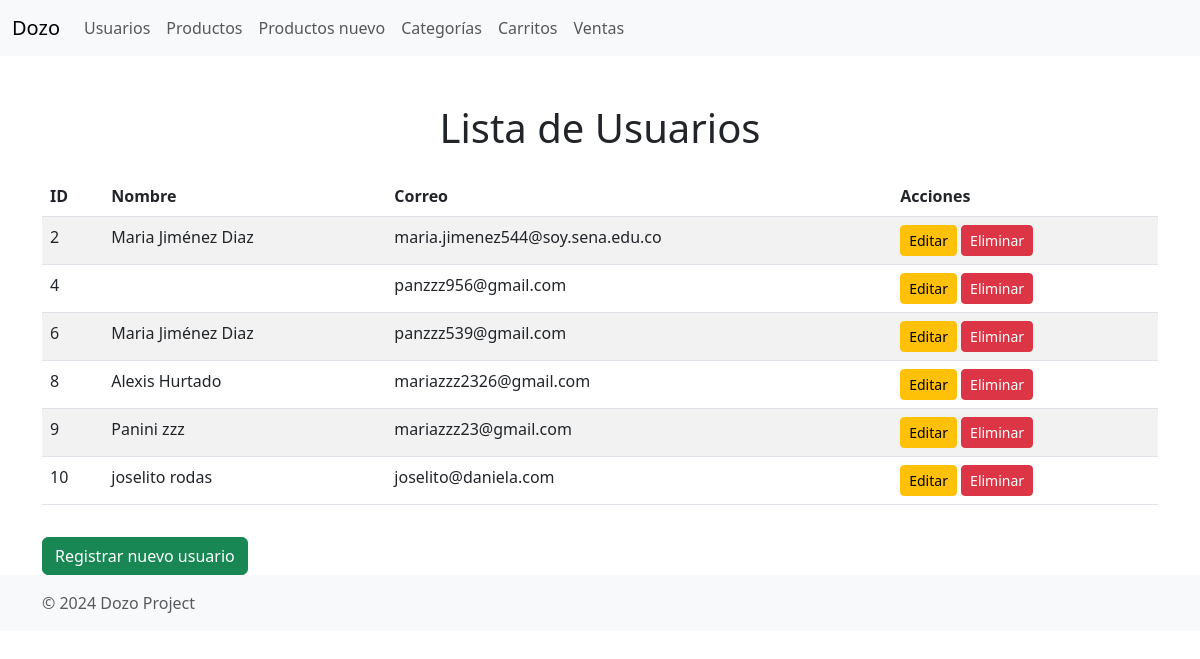
/users/, run on the app's committed database.
### Dozo/models.py (models this page shows, shortened)
class CustomUser(AbstractUser):
    ROLE_CHOICES = [
        ('admin', 'Admin'),
        ('user', 'User'),
    ]
    email = models.EmailField(unique=True, verbose_name="Correo Electrónico")
    first_name = models.CharField(max_length=30, verbose_name="Nombre")
    last_name = models.CharField(max_length=30, verbose_name="Apellido")
    telefono = models.CharField(max_length=30, verbose_name="Telefono")
    department = models.CharField(max_length=100, blank=True, null=True, verbose_name="Departamento")
    city = models.CharField(max_length=100, blank=True, null=True, verbose_name="Ciudad")
    address = models.TextField(blank=True, null=True, verbose_name="Dirección")
    postal_code = models.CharField(max_length=20, blank=True, null=True, verbose_name="Código Postal")
    role = models.CharField(max_length=10, choices=ROLE_CHOICES, default=' ')
    groups = models.ManyToManyField(
        'auth.Group',
        related_name='customuser_set',
        blank=True,
        help_text='Los grupos a los que pertenece este usuario. El usuario obtendrá todos los permisos otorgados a cada uno de sus grupos.',
        related_query_name='customuser',
    )
    user_permissions = models.ManyToManyField(
        'auth.Permission',
        related_name='customuser_set',
        blank=True,
        help_text='Permisos específicos para este usuario.',
        related_query_name='customuser')

### Dozo/views.py (the view)
# urls.py: path('users/', views.mostrar_user, name='mostrar_user'),
def mostrar_user(request):
    users = CustomUser.objects.all()
    return render(request, 'mostrar_user.html', {
        'users': users
    })

### Dozo/templates/mostrar_user.html (shortened to what this page needs)
<!DOCTYPE html>
<html lang="en">
<head>
    <link href="https://cdn.jsdelivr.net/npm/bootstrap@5.3.0/dist/css/bootstrap.min.css" rel="stylesheet">
</head>
<body>
    <nav class="navbar navbar-expand-lg navbar-light bg-light">
        <div class="container-fluid">
            <a class="navbar-brand" href="#">Dozo</a>
            <div class="collapse navbar-collapse" id="navbarNav">
                <ul class="navbar-nav">
                    <li class="nav-item">
                        <a class="nav-link" href="/users/">Usuarios</a>
                    </li>
                    <li class="nav-item">
                        <a class="nav-link" href="/productos/">Productos</a>
                    </li>
                    <li class="nav-item">
                        <a class="nav-link" href="/productos/nuevo/">Productos nuevo</a>
                    </li>
                    <li class="nav-item">
                        <a class="nav-link" href="/categorias/">Categorías</a>
                    </li>
                    <li class="nav-item">
                        <a class="nav-link" href="/carritos/">Carritos</a>
                    </li>
                    <li class="nav-item">
                        <a class="nav-link" href="/ventas/">Ventas</a>
                    </li>
                </ul>
            </div>
        </div>
    </nav>
    <div class="container mt-5">
        <h1 class="text-center">Lista de Usuarios</h1>
        <table class="table table-striped mt-4">
            <thead>
                <tr>
                    <th>ID</th>
                    <th>Nombre</th>
                    <th>Correo</th>
                    <th>Acciones</th>
                </tr>
            </thead>
            <tbody>
                {% for user in users %}
                <tr>
                    <td>{{ user.id }}</td>
                    <td>{{ user.first_name }} {{ user.last_name }}</td>
                    <td>{{ user.email }}</td>
                    <td>
                        <a href="/users/editar/{{ user.id }}/" class="btn btn-sm btn-warning">Editar</a>
                        <a href="/users/eliminar/{{ user.id }}/" class="btn btn-sm btn-danger">Eliminar</a>
                    </td>
                </tr>
                {% endfor %}
            </tbody>
        </table>
        <a href="/users/registro/" class="btn btn-success mt-3">Registrar nuevo usuario</a>
    </div>
    <footer class="footer mt-auto py-3 bg-light">
        <div class="container">
            <span class="text-muted">&copy; 2024 Dozo Project</span>
        </div>
    </footer>
</body>
</html>

### data on the page
CustomUser: id "2", first_name "Maria", last_name "Jiménez Diaz", email "maria.jimenez544@soy.sena.edu.co"
CustomUser: id "4", email "panzzz956@gmail.com"
CustomUser: id "6", first_name "Maria", last_name "Jiménez Diaz", email "panzzz539@gmail.com"
CustomUser: id "8", first_name "Alexis", last_name "Hurtado", email "mariazzz2326@gmail.com"
CustomUser: id "9", first_name "Panini", last_name "zzz", email "mariazzz23@gmail.com"
CustomUser: id "10", first_name "joselito", last_name "rodas", email "joselito@daniela.com"
